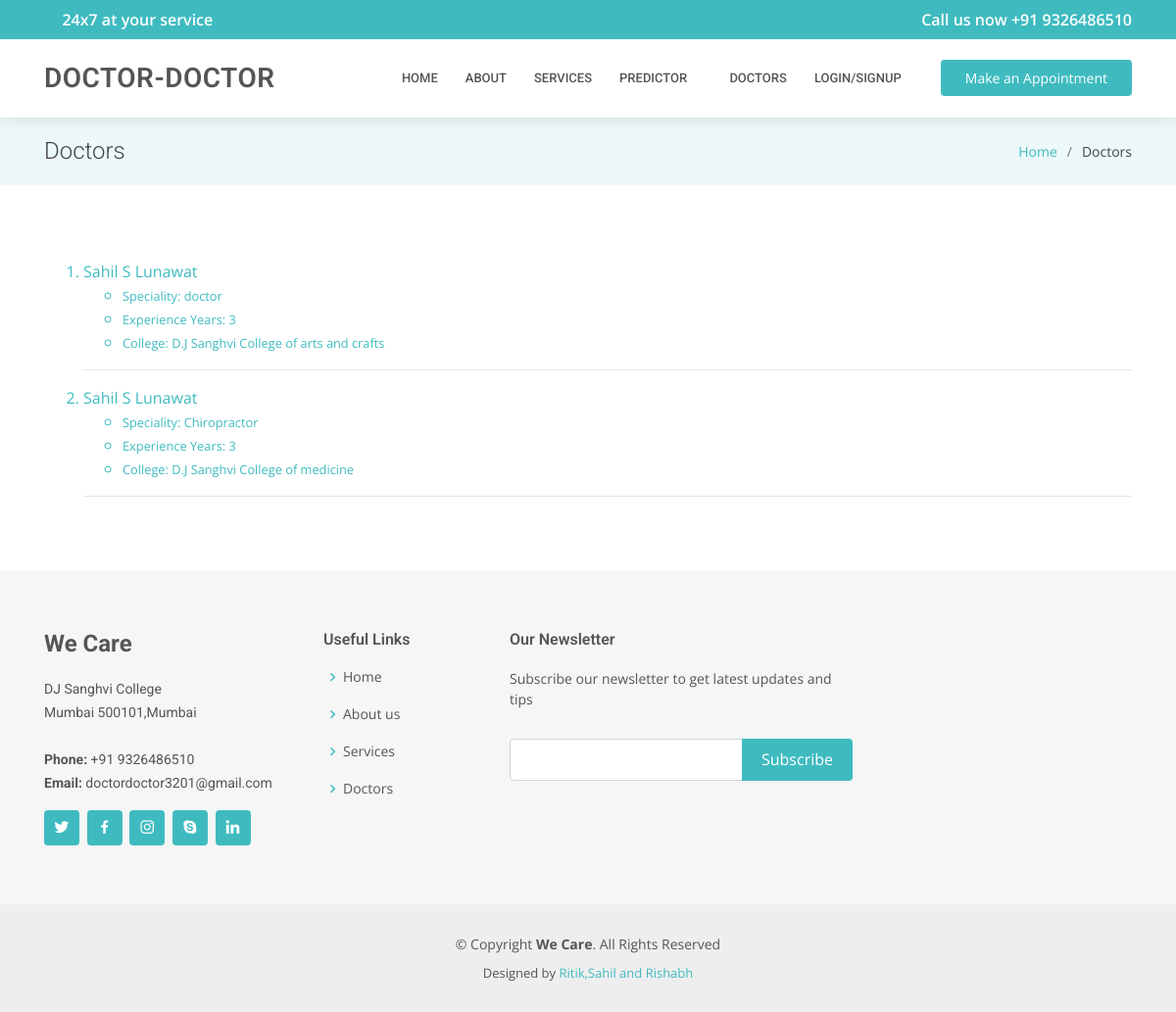
/doctors/, run on an earlier commit of the app's database.
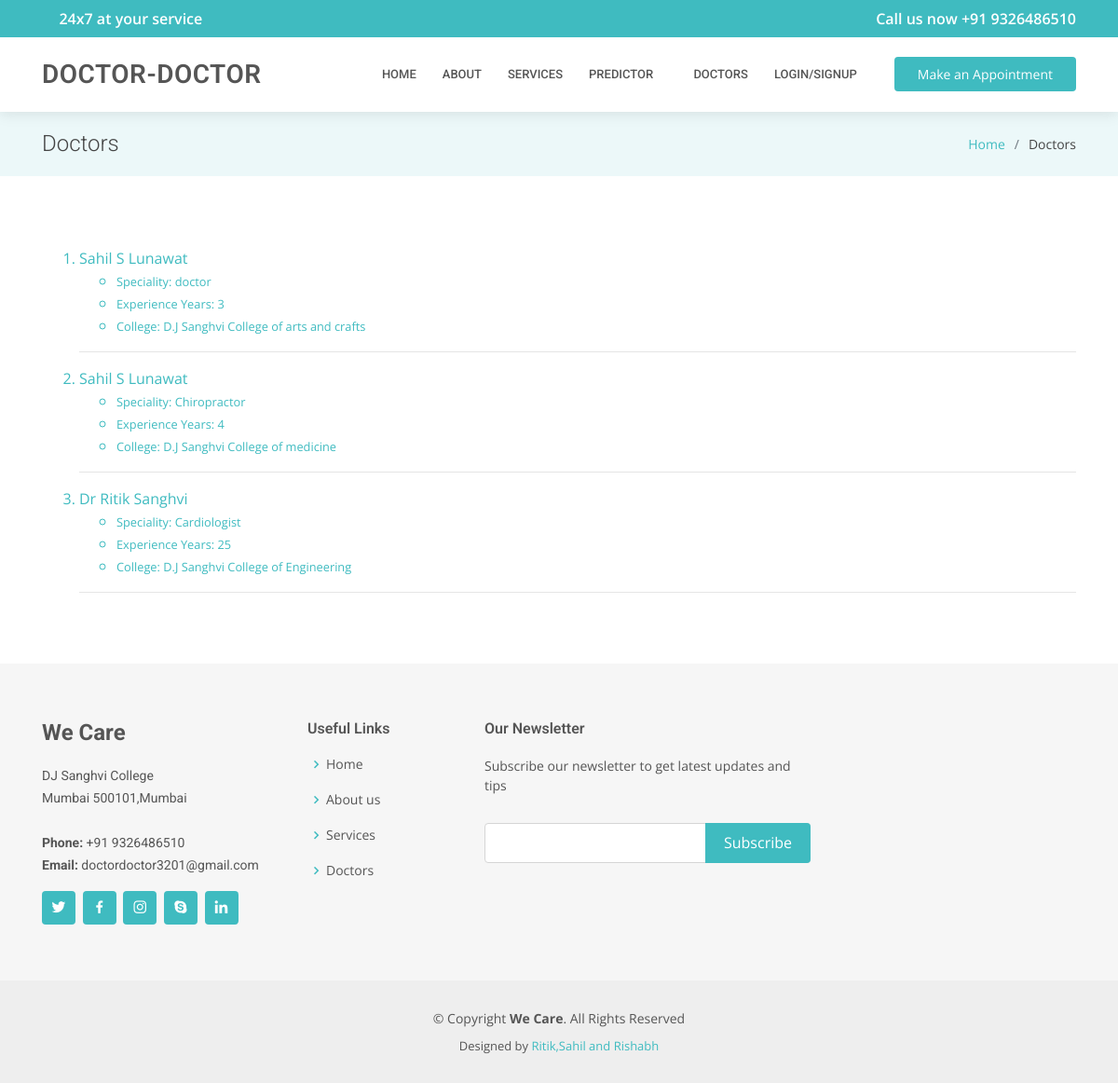
And on a later commit of the database.
### accounts/models.py (models this page shows, shortened)
class CustomUser(AbstractUser):
    id              = models.AutoField(primary_key=True)
    username        = models.CharField(max_length=30,null=True,blank=True)
    fullname        = models.CharField(blank=True, null=True, max_length=255)##
    is_doctor       = models.BooleanField(default=False, blank=True, null=True)
    password        = models.CharField(max_length=255)
    email           = models.EmailField(max_length=254, unique=True)
    date_of_birth   = models.DateField(blank=True, editable=True,null=True)
    date_created    = models.DateField(auto_now=True, editable=False)
    is_active       = models.BooleanField(default=True)
    is_admin        = models.BooleanField(default=False)
    USERNAME_FIELD  = 'email'
    REQUIRED_FIELDS = []
    objects = CustomUserManager()

class Doctor(CustomUser):
    speciality          = models.CharField(blank=True, null=True, max_length=512)
    college             = models.CharField(blank=True, null=True, max_length=60)
    experience_years    = models.IntegerField(blank=True,null=True)
    class Meta:
        verbose_name = 'User: Doctor'

class CustomUser(AbstractUser):
    id              = models.AutoField(primary_key=True)
    username        = models.CharField(max_length=30,null=True,blank=True)
    fullname        = models.CharField(blank=True, null=True, max_length=255)##
    is_doctor       = models.BooleanField(default=False, blank=True, null=True)
    password        = models.CharField(max_length=255)
    email           = models.EmailField(max_length=254, unique=True)
    date_of_birth   = models.DateField(blank=True, editable=True,null=True)
    date_created    = models.DateField(auto_now=True, editable=False)
    is_active       = models.BooleanField(default=True)
    is_admin        = models.BooleanField(default=False)
    USERNAME_FIELD  = 'email'
    REQUIRED_FIELDS = []
    objects = CustomUserManager()

### accounts/views.py (the view)
# urls.py: url(r'^doctors/$',v.list_doctors.as_view(),name='list_doctors'),
class list_doctors(ListView):
    model = Doctor
    template_name = 'accounts/list_doctors.html'
    context_object_name = 'doctors'

### accounts/templatetags/profile_tags.py (called while the page is built)
@register.filter(name='has_group')
def has_group(user, group_name):
    return user.groups.filter(name=group_name).exists()

### accounts/templates/accounts/list_doctors.html (shortened to what this page needs)
{% extends "DoctorDoctor/base.html" %}
{% block title_page %}Doctors{% endblock %}
{% block title_in_li %}Doctors{% endblock %}
{% block inner_page %}
<ol>
    {% for i in doctors %}
    <a href="{% url 'accounts:see_public_profile' pk=i.id %}"><li>
        {{i.fullname}}
        <ul>
        <li><small>{% if i.speciality %}Speciality: {{i.speciality}}{% endif %}</small></li>
        <li><small>{% if i.experience_years %}Experience Years: {{i.experience_years}}{% endif %}</small></li>
        <li><small>{% if i.college %}College: {{i.college}}{% endif %}</small></li>
    </ul>
        <hr>
    </li></a>
    {% endfor %}
</ol>
{% endblock %}

What changed in the data, as far as the page shows it:
changed Doctor "Chiropractor": experience_years "3" → "4"
added Doctor: fullname "Dr Ritik Sanghvi", speciality "Cardiologist", experience_years "25", college "D.J Sanghvi College of Engineering"
